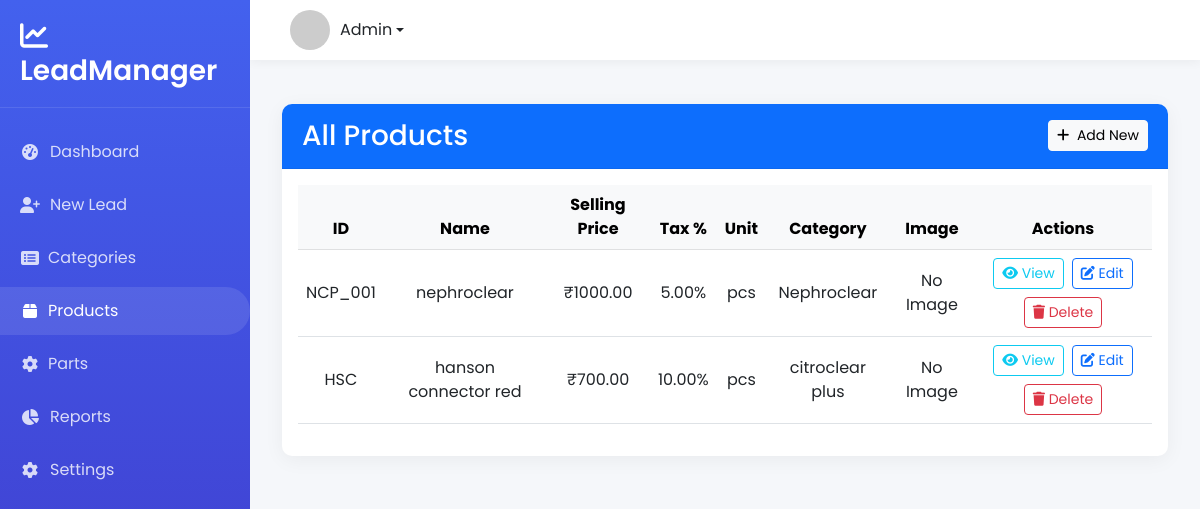
Screenshot of /products/ with the database file from the repository.
### leads/models.py (models this page shows, shortened)
class Product(models.Model):
    PRODUCT_UNITS = [
        ('kg', 'Kilogram'),
        ('ltr', 'Liter'),
        ('pcs', 'Pieces'),
        ('box', 'Box'),
        ('nos', 'Numbers'),
    ]
    id = models.CharField(max_length=50, primary_key=True)
    name = models.CharField(max_length=100)
    selling_price = models.DecimalField(max_digits=10, decimal_places=2)
    tax_percent = models.DecimalField(max_digits=5, decimal_places=2)
    purchase_price = models.DecimalField(max_digits=10, decimal_places=2)
    unit = models.CharField(max_length=10, choices=PRODUCT_UNITS, default='pcs')
    hsn_sac = models.CharField(max_length=20, blank=True, null=True)
    description = models.TextField(blank=True)
    category = models.ForeignKey('Category', on_delete=models.SET_NULL, null=True)
    product_image = models.ImageField(upload_to='product_images/', blank=True, null=True)
    created_at = models.DateTimeField(auto_now_add=True)

class Category(models.Model):
    id = models.CharField(max_length=50, primary_key=True)
    name = models.CharField(max_length=100)
    description = models.TextField(blank=True, null=True)
    image = models.ImageField(upload_to='categories/', blank=True, null=True)
    created_at = models.DateTimeField(auto_now_add=True)
    updated_at = models.DateTimeField(auto_now=True)

### leads/views.py (the view)
# urls.py: path('products/', views.product_list, name='product_list'),
def product_list(request):
    products = Product.objects.all()
    return render(request, 'product_list.html', {'products': products})

### leads/templates/product_list.html (shortened to what this page needs)
{% extends "base.html" %}
{% block content %}
<div class="container mt-4">
    <div class="card">
        <div class="card-header bg-primary text-white d-flex justify-content-between align-items-center">
            <h3 class="mb-0">All Products</h3>
            <a href="{% url 'add_product' %}" class="btn btn-light btn-sm">
                <i class="fas fa-plus me-1"></i> Add New
            </a>
        </div>
        <div class="card-body">
            <div class="table-responsive">
                <table class="table table-hover align-middle text-center">
                    <thead class="table-light">
                        <tr>
                            <th>ID</th>
                            <th>Name</th>
                            <th>Selling Price</th>
                            <th>Tax %</th>
                            <th>Unit</th>
                            <th>Category</th>
                            <th>Image</th>
                            <th>Actions</th>
                        </tr>
                    </thead>
                    <tbody>
                        {% for product in products %}
                        <tr>
                            <td>{{ product.id }}</td>
                            <td>{{ product.name }}</td>
                            <td>₹{{ product.selling_price }}</td>
                            <td>{{ product.tax_percent }}%</td>
                            <td>{{ product.unit }}</td>
                            <td>{{ product.category.name }}</td>
                            <td>
                                {% if product.product_image %}
                                    <img src="{{ product.product_image.url }}" width="50" height="50" class="img-thumbnail">
                                {% else %}
                                    No Image
                                {% endif %}
                            </td>
                            <td>
                                <div class="d-flex gap-2 justify-content-center flex-wrap">
                                    <a href="{% url 'product_detail' product.id %}" class="btn btn-sm btn-outline-info">
                                        <i class="fas fa-eye"></i> View
                                    </a>
                                    <a href="{% url 'edit_product' product.id %}" class="btn btn-sm btn-outline-primary">
                                        <i class="fas fa-edit"></i> Edit
                                    </a>
                                    <button type="button" class="btn btn-sm btn-outline-danger"
                                            onclick="confirmDelete('{{ product.id }}', '{{ product.name }}')">
                                        <i class="fas fa-trash"></i> Delete
                                    </button>
                                </div>
                            </td>
                        </tr>
                        {% endfor %}
                    </tbody>
                </table>
            </div>
        </div>
    </div>
</div>
{% endblock %}

### leads/templates/base.html (style rules this page uses)
:root { --primary-color: #4361ee; --secondary-color: #3f37c9; --accent-color: #4895ef; --light-color: #f8f9fa; --dark-color: #212529; --sidebar-width: 250px; --header-height: 60px; }
body { font-family: 'Poppins', sans-serif; background-color: #f5f7fa; color: #4a4a4a; min-height: 100vh; display: flex; flex-direction: column; }
.card { border: none; border-radius: 10px; box-shadow: 0 4px 20px rgba(0, 0, 0, 0.05); margin-bottom: 20px; transition: all 0.3s; }
.card-header { background-color: white; border-bottom: 1px solid rgba(0, 0, 0, 0.05); font-weight: 600; padding: 15px 20px; border-radius: 10px 10px 0 0 !important; }

### rows the page displays
Product: id "NCP_001", name "nephroclear", selling_price "1000.00", tax_percent "5.00", unit "pcs", category.name "Nephroclear", product_image "No Image"
Product: id "HSC", name "hanson connector red", selling_price "700.00", tax_percent "10.00", unit "pcs", category.name "citroclear plus", product_image "No Image"
